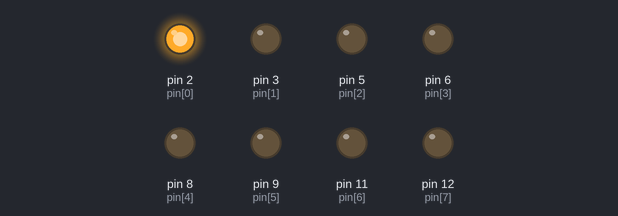
Recording of a sketch running on a simulated Arduino Uno, built with avr-gcc and run on an emulated ATmega328P. On the bench: output pins drawn as LEDs (lit = HIGH).

Above: at 0.1 s.
At 0.9 s:
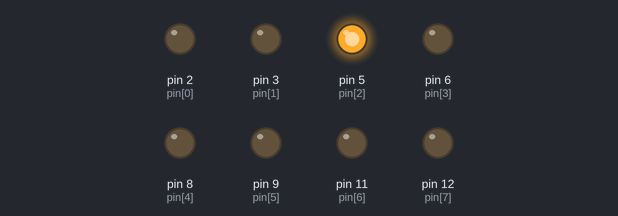
At 1.7 s:
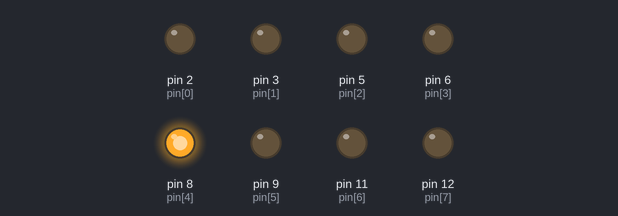
At 3.7 s:
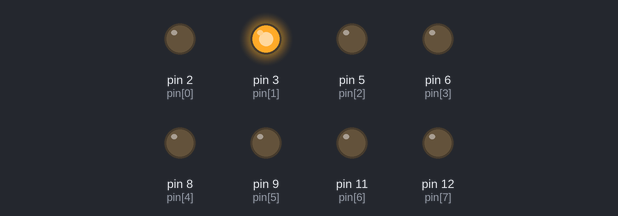
At 5.3 s:
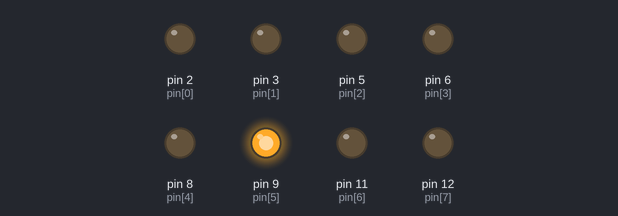
At 7.1 s:
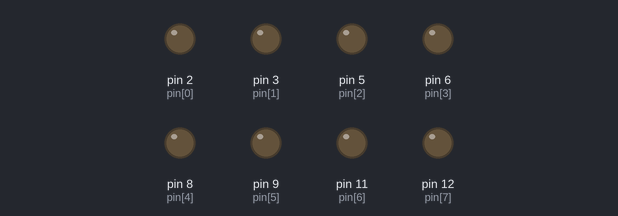
Timing chart, 0 to 7.4 s (numbered marks = the images above):
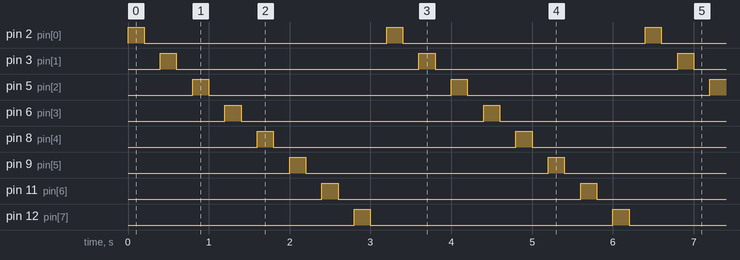

The sketch:

blink_led.ino
```cpp
#define DELAY_TIME_MS 200
uint8_t pin[] = {2,3, 5, 6, 8, 9, 11, 12};

void setup() {
  for (uint8_t i = 0; i < sizeof(pin); ++i) {
    pinMode(pin[i], OUTPUT);
  }
}

void loop() {
  for (uint8_t i = 0; i < sizeof(pin); ++i) {
    digitalWrite(pin[i], HIGH);
    delay(DELAY_TIME_MS);
    digitalWrite(pin[i], LOW);
    delay(DELAY_TIME_MS);
  }
}
```

Measured:
- by itself, pin 2 (pin[0]), pin 3 (pin[1]), pin 5 (pin[2]), pin 6 (pin[3]), pin 8 (pin[4]), pin 9 (pin[5]), pin 11 (pin[6]), pin 12 (pin[7]): alternates HIGH for 0.20 s and LOW for 3.0 s
- by itself, everything shown: repeats every 3.2 s, in 16 steps
